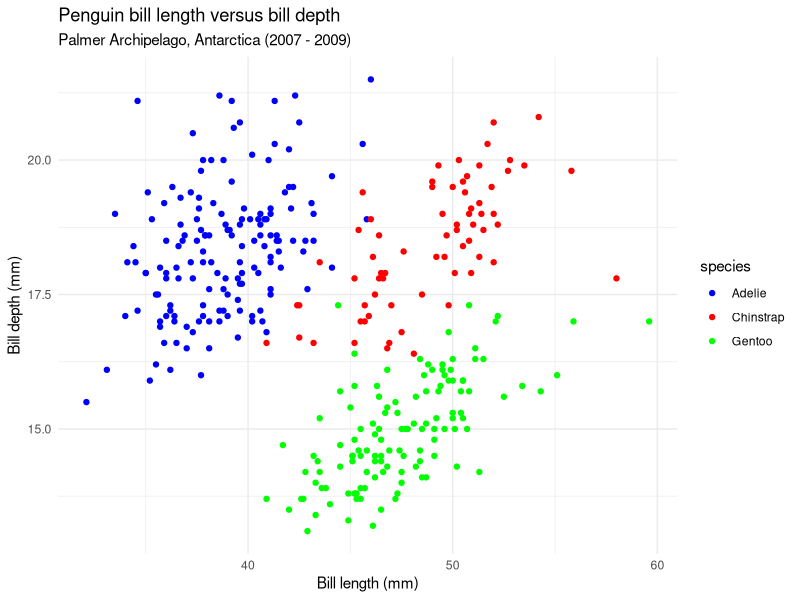
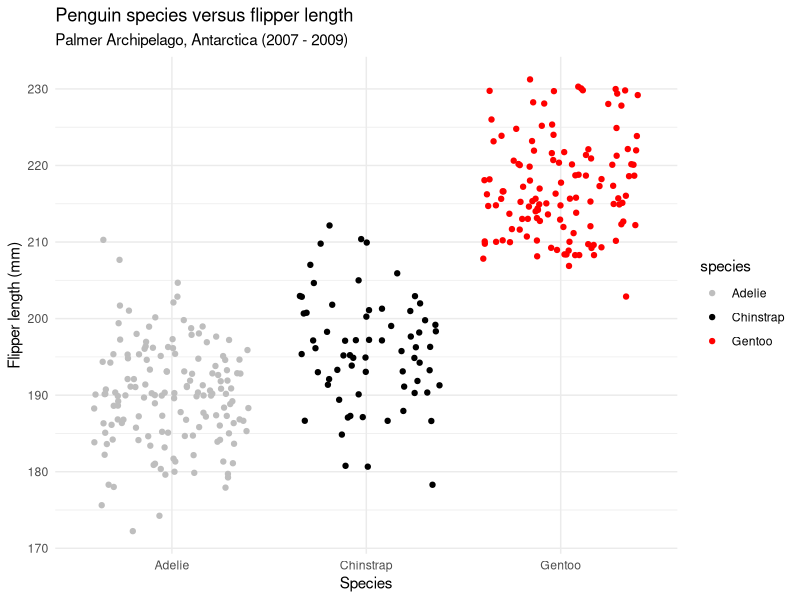

The R source for these figures, in order:
## ---- chunk 1
library(tidyverse)
library(palmerpenguins)

## ---- chunk 2
# Assign each function a namespace
function_a <- expression(x ^ 2)
function_b <- expression(2 * (3 * a + 2) ^ 4 - 5)
function_c <- expression((-4 * t) / (t ^ 2 + 1) ^ 3)

# Find derivative of each function
derivative_a <- D(function_a, 'x')
derivative_b <- D(function_b, 'a')
derivative_c <- D(function_c, 't')

# Verify output of derivatives
derivative_a
derivative_b
derivative_c

# Set variable values to determine slope at point on the function
x <- 3
a <- 1.2
t <- 0

# Verify output of derivatives
eval(derivative_a)
eval(derivative_b)
eval(derivative_c)
## ---- chunk 3
# Make scatter plot of bill length versus bill depth for penguins sampled
ggplot(data = penguins, aes(x = bill_length_mm, y = bill_depth_mm)) +
  geom_point(aes(color = species)) +
  scale_color_manual(values = c('blue', 'red', 'green')) +
  labs(x = 'Bill length (mm)', 
       y = 'Bill depth (mm)', 
       title = 'Penguin bill length versus bill depth',
       subtitle = 'Palmer Archipelago, Antarctica (2007 - 2009)') +
  theme_minimal()
## ---- chunk 4
ggplot(data = penguins, aes(x = species, y = flipper_length_mm)) +
  geom_jitter(aes(color = species)) +
  scale_colour_manual(values = c('grey', 'black', 'red')) +
  labs(x = 'Species',
       y = 'Flipper length (mm)',
       title = 'Penguin species versus flipper length',
       subtitle = 'Palmer Archipelago, Antarctica (2007 - 2009)') +
  theme_minimal()
                                 
